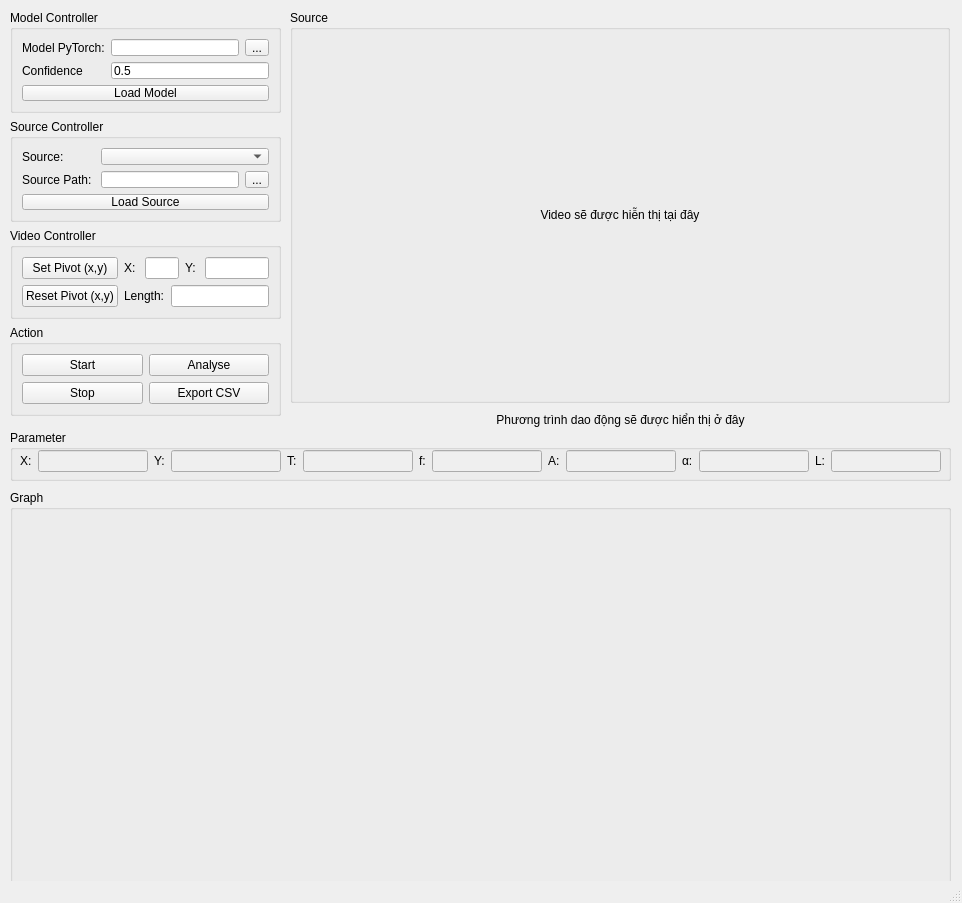
<?xml version="1.0" encoding="UTF-8"?>
<ui version="4.0">
 <class>MainWindow</class>
 <widget class="QMainWindow" name="MainWindow">
  <property name="enabled">
   <bool>true</bool>
  </property>
  <property name="geometry">
   <rect>
    <x>0</x>
    <y>0</y>
    <width>962</width>
    <height>903</height>
   </rect>
  </property>
  <property name="sizePolicy">
   <sizepolicy hsizetype="Expanding" vsizetype="Expanding">
    <horstretch>0</horstretch>
    <verstretch>0</verstretch>
   </sizepolicy>
  </property>
  <property name="cursor">
   <cursorShape>ArrowCursor</cursorShape>
  </property>
  <property name="mouseTracking">
   <bool>false</bool>
  </property>
  <property name="focusPolicy">
   <enum>Qt::NoFocus</enum>
  </property>
  <property name="windowTitle">
   <string>MainWindow</string>
  </property>
  <property name="autoFillBackground">
   <bool>false</bool>
  </property>
  <widget class="QWidget" name="centralwidget">
   <widget class="QWidget" name="horizontalLayoutWidget">
    <property name="geometry">
     <rect>
      <x>10</x>
      <y>10</y>
      <width>271</width>
      <height>406</height>
     </rect>
    </property>
    <layout class="QVBoxLayout" name="verticalLayout">
     <item>
      <widget class="QGroupBox" name="groupBox_7">
       <property name="title">
        <string>Model Controller</string>
       </property>
       <layout class="QGridLayout" name="gridLayout_9">
        <item row="0" column="0">
         <widget class="QLabel" name="label_14">
          <property name="text">
           <string>Model PyTorch:</string>
          </property>
         </widget>
        </item>
        <item row="0" column="1">
         <widget class="QLineEdit" name="path_model_input"/>
        </item>
        <item row="0" column="2">
         <widget class="QToolButton" name="pick_model_button">
          <property name="text">
           <string>...</string>
          </property>
         </widget>
        </item>
        <item row="1" column="0">
         <widget class="QLabel" name="label_15">
          <property name="text">
           <string>Confidence</string>
          </property>
         </widget>
        </item>
        <item row="1" column="1" colspan="2">
         <widget class="QLineEdit" name="confidence">
          <property name="text">
           <string>0.5</string>
          </property>
         </widget>
        </item>
        <item row="2" column="0" colspan="3">
         <widget class="QPushButton" name="load_model_button">
          <property name="text">
           <string>Load Model</string>
          </property>
         </widget>
        </item>
       </layout>
      </widget>
     </item>
     <item>
      <widget class="QGroupBox" name="groupBox">
       <property name="title">
        <string>Source Controller</string>
       </property>
       <layout class="QGridLayout" name="gridLayout">
        <item row="0" column="0">
         <widget class="QLabel" name="Label">
          <property name="text">
           <string>Source: </string>
          </property>
         </widget>
        </item>
        <item row="1" column="0">
         <widget class="QLabel" name="Label_2">
          <property name="text">
           <string>Source Path: </string>
          </property>
         </widget>
        </item>
        <item row="1" column="1">
         <widget class="QLineEdit" name="path_source"/>
        </item>
        <item row="0" column="1" colspan="2">
         <widget class="QComboBox" name="source_combo"/>
        </item>
        <item row="1" column="2">
         <widget class="QToolButton" name="pick_source_button">
          <property name="text">
           <string>...</string>
          </property>
         </widget>
        </item>
        <item row="2" column="0" colspan="3">
         <widget class="QPushButton" name="load_button">
          <property name="text">
           <string>Load Source</string>
          </property>
         </widget>
        </item>
       </layout>
      </widget>
     </item>
     <item>
      <widget class="QGroupBox" name="groupBox_2">
       <property name="title">
        <string>Video Controller</string>
       </property>
       <layout class="QGridLayout" name="gridLayout_4">
        <item row="0" column="0">
         <widget class="QPushButton" name="set_pivot_button">
          <property name="text">
           <string>Set Pivot (x,y)</string>
          </property>
         </widget>
        </item>
        <item row="0" column="1">
         <widget class="QLabel" name="label_4">
          <property name="text">
           <string>X: </string>
          </property>
         </widget>
        </item>
        <item row="0" column="2" colspan="2">
         <widget class="QLineEdit" name="input_x"/>
        </item>
        <item row="0" column="4">
         <widget class="QLabel" name="label_5">
          <property name="text">
           <string>Y: </string>
          </property>
         </widget>
        </item>
        <item row="0" column="5">
         <widget class="QLineEdit" name="input_y"/>
        </item>
        <item row="1" column="0">
         <widget class="QPushButton" name="reset_pivot_button">
          <property name="text">
           <string>Reset Pivot (x,y)</string>
          </property>
         </widget>
        </item>
        <item row="1" column="1" colspan="2">
         <widget class="QLabel" name="label_6">
          <property name="text">
           <string>Length:</string>
          </property>
         </widget>
        </item>
        <item row="1" column="3" colspan="3">
         <widget class="QLineEdit" name="input_length"/>
        </item>
       </layout>
      </widget>
     </item>
     <item>
      <widget class="QGroupBox" name="groupBox_4">
       <property name="title">
        <string>Action</string>
       </property>
       <layout class="QGridLayout" name="gridLayout_2">
        <item row="0" column="0">
         <widget class="QPushButton" name="start_button">
          <property name="text">
           <string>Start</string>
          </property>
         </widget>
        </item>
        <item row="0" column="1">
         <widget class="QPushButton" name="analyse_button">
          <property name="text">
           <string>Analyse</string>
          </property>
         </widget>
        </item>
        <item row="1" column="0">
         <widget class="QPushButton" name="stop_button">
          <property name="text">
           <string>Stop</string>
          </property>
         </widget>
        </item>
        <item row="1" column="1">
         <widget class="QPushButton" name="exportcsv_button">
          <property name="text">
           <string>Export CSV</string>
          </property>
         </widget>
        </item>
       </layout>
      </widget>
     </item>
    </layout>
   </widget>
   <widget class="QGroupBox" name="groupBox_5">
    <property name="geometry">
     <rect>
      <x>290</x>
      <y>10</y>
      <width>660</width>
      <height>393</height>
     </rect>
    </property>
    <property name="title">
     <string>Source</string>
    </property>
    <layout class="QGridLayout" name="gridLayout_5">
     <item row="0" column="0">
      <widget class="QLabel" name="video_label">
       <property name="enabled">
        <bool>true</bool>
       </property>
       <property name="autoFillBackground">
        <bool>false</bool>
       </property>
       <property name="text">
        <string>Video sẽ được hiễn thị tại đây</string>
       </property>
       <property name="textFormat">
        <enum>Qt::PlainText</enum>
       </property>
       <property name="scaledContents">
        <bool>false</bool>
       </property>
       <property name="alignment">
        <set>Qt::AlignCenter</set>
       </property>
      </widget>
     </item>
    </layout>
   </widget>
   <widget class="QGroupBox" name="groupBox_6">
    <property name="geometry">
     <rect>
      <x>10</x>
      <y>430</y>
      <width>941</width>
      <height>51</height>
     </rect>
    </property>
    <property name="title">
     <string>Parameter</string>
    </property>
    <widget class="QWidget" name="layoutWidget">
     <property name="geometry">
      <rect>
       <x>10</x>
       <y>20</y>
       <width>921</width>
       <height>22</height>
      </rect>
     </property>
     <layout class="QGridLayout" name="gridLayout_6">
      <item row="0" column="11">
       <widget class="QLineEdit" name="angle_parameter">
        <property name="enabled">
         <bool>false</bool>
        </property>
        <property name="text">
         <string/>
        </property>
       </widget>
      </item>
      <item row="0" column="7">
       <widget class="QLineEdit" name="f_parameter">
        <property name="enabled">
         <bool>false</bool>
        </property>
        <property name="text">
         <string/>
        </property>
       </widget>
      </item>
      <item row="0" column="5">
       <widget class="QLineEdit" name="T_parameter">
        <property name="enabled">
         <bool>false</bool>
        </property>
        <property name="text">
         <string/>
        </property>
       </widget>
      </item>
      <item row="0" column="6">
       <widget class="QLabel" name="label_17">
        <property name="text">
         <string>f:</string>
        </property>
       </widget>
      </item>
      <item row="0" column="1">
       <widget class="QLineEdit" name="x_parameter">
        <property name="enabled">
         <bool>false</bool>
        </property>
       </widget>
      </item>
      <item row="0" column="4">
       <widget class="QLabel" name="label_13">
        <property name="text">
         <string>T:</string>
        </property>
       </widget>
      </item>
      <item row="0" column="2">
       <widget class="QLabel" name="label_16">
        <property name="text">
         <string>Y:</string>
        </property>
       </widget>
      </item>
      <item row="0" column="12">
       <widget class="QLabel" name="label_18">
        <property name="text">
         <string>L:</string>
        </property>
       </widget>
      </item>
      <item row="0" column="9">
       <widget class="QLineEdit" name="amplitude_parameter">
        <property name="enabled">
         <bool>false</bool>
        </property>
        <property name="text">
         <string/>
        </property>
       </widget>
      </item>
      <item row="0" column="10">
       <widget class="QLabel" name="label_20">
        <property name="text">
         <string>α:</string>
        </property>
       </widget>
      </item>
      <item row="0" column="13">
       <widget class="QLineEdit" name="length_parameter">
        <property name="enabled">
         <bool>false</bool>
        </property>
        <property name="text">
         <string/>
        </property>
       </widget>
      </item>
      <item row="0" column="8">
       <widget class="QLabel" name="label_19">
        <property name="text">
         <string>A:</string>
        </property>
       </widget>
      </item>
      <item row="0" column="3">
       <widget class="QLineEdit" name="y_parameter">
        <property name="enabled">
         <bool>false</bool>
        </property>
        <property name="text">
         <string/>
        </property>
       </widget>
      </item>
      <item row="0" column="0">
       <widget class="QLabel" name="label_11">
        <property name="text">
         <string>X:</string>
        </property>
       </widget>
      </item>
     </layout>
    </widget>
   </widget>
   <widget class="QGroupBox" name="graph_groupbox">
    <property name="geometry">
     <rect>
      <x>10</x>
      <y>490</y>
      <width>941</width>
      <height>421</height>
     </rect>
    </property>
    <property name="title">
     <string>Graph</string>
    </property>
    <widget class="QWidget" name="verticalLayoutWidget">
     <property name="geometry">
      <rect>
       <x>10</x>
       <y>20</y>
       <width>921</width>
       <height>391</height>
      </rect>
     </property>
     <layout class="QVBoxLayout" name="graph_layout"/>
    </widget>
   </widget>
   <widget class="QLabel" name="ptdd">
    <property name="geometry">
     <rect>
      <x>290</x>
      <y>410</y>
      <width>661</width>
      <height>20</height>
     </rect>
    </property>
    <property name="contextMenuPolicy">
     <enum>Qt::NoContextMenu</enum>
    </property>
    <property name="toolTipDuration">
     <number>-3</number>
    </property>
    <property name="text">
     <string>Phương trình dao động sẽ được hiển thị ở đây</string>
    </property>
    <property name="alignment">
     <set>Qt::AlignCenter</set>
    </property>
   </widget>
  </widget>
  <widget class="QMenuBar" name="menubar">
   <property name="geometry">
    <rect>
     <x>0</x>
     <y>0</y>
     <width>962</width>
     <height>21</height>
    </rect>
   </property>
  </widget>
  <widget class="QStatusBar" name="statusbar">
   <property name="enabled">
    <bool>true</bool>
   </property>
  </widget>
 </widget>
 <resources/>
 <connections/>
</ui>
